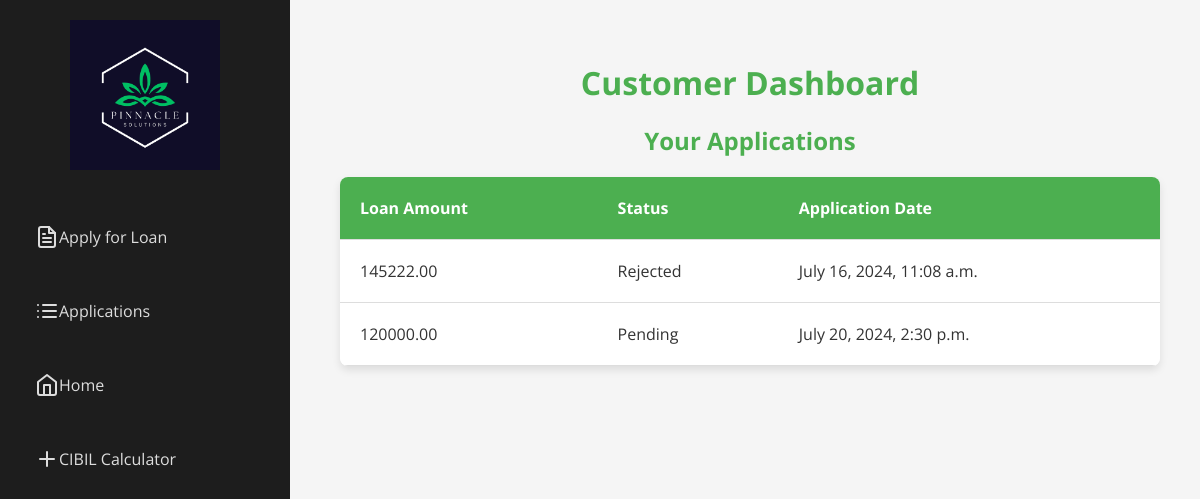
The page /accounts/register/customer_dashboard/ (signed in) on the database its author committed.
### loans/models.py (models this page shows, shortened)
class Application(models.Model):
    STATUS_CHOICES = [
        ('P', 'Pending'),
        ('A', 'Approved'),
        ('R', 'Rejected'),
    ]
    user = models.ForeignKey(User, on_delete=models.CASCADE)
    name = models.CharField(max_length=100)
    contact_no = models.CharField(max_length=15)
    city = models.CharField(max_length=100)
    country = models.CharField(max_length=100,default='India')  # Added field for country
    no_of_dependents = models.IntegerField()
    education = models.IntegerField(choices=[(0, '0'), (1, '1')],default=1)
    employment_status = models.IntegerField(default=1)
    income_annum = models.DecimalField(max_digits=12, decimal_places=2 , default=0)
    loan_amount = models.DecimalField(max_digits=10, decimal_places=2)
    loan_term = models.IntegerField(help_text="Loan term in years")
    cibil_score = models.IntegerField()
    residential_assets_value = models.DecimalField(max_digits=12, decimal_places=2, default=0)
    commercial_assets_value = models.DecimalField(max_digits=12, decimal_places=2, default=0)
    luxury_assets_value = models.DecimalField(max_digits=12, decimal_places=2, default=0)
    bank_asset_value = models.DecimalField(max_digits=12, decimal_places=2, default=0)
    status = models.CharField(max_length=1, choices=STATUS_CHOICES, default='P')
    application_date = models.DateTimeField(auto_now_add=True)
    passport_photo = models.ImageField(upload_to='passport_photos/', null=True, blank=True)
    ml_prediction = models.CharField(max_length=50, blank=True, null=True)

### loans/views.py (the view)
# urls.py: path('customer_dashboard/', views.customer_dashboard, name='customer_dashboard'),
@login_required
def customer_dashboard(request):
    applications = Application.objects.filter(user=request.user)
    return render(request, 'loans/customer_dashboard.html', {'applications': applications})

### loans/templates/loans/customer_dashboard.html (shortened to what this page needs)
<!DOCTYPE html>
<html lang="en">
  <head>
    <link
      rel="stylesheet"
      href="https://cdnjs.cloudflare.com/ajax/libs/feather-icons/4.28.0/feather.min.css"
    />
    {% load static %}
<body>
    <div class="sidebar">
        <div class="sidebar__logo">
            <img src="{% static 'images/Pinnacle.png' %}" alt="Logo" style="width: 150px;">
        </div>
        <ul class="sidebar__menu">
            <li class="sidebar__item">
                <a href="{% url 'apply_loan' %}" class="sidebar__link"><i data-feather="file-text"></i> Apply for Loan</a>
            </li>
            <li class="sidebar__item">
                <a href="{% url 'customer_dashboard' %}" class="sidebar__link"><i data-feather="list"></i> Applications</a>
            </li>
            <li class="sidebar__item">
                <a href="{% url 'logout' %}" class="sidebar__link"><i data-feather="home"></i>   Home  </a>
            </li>
            <li class="sidebar__item">
                <a href="{% url 'cibil_calculator' %}" class="sidebar__link"> <i data-feather="plus"></i>  CIBIL Calculator  </a>
            </li>
        </ul>
    </div>
    <div class="main-content">
        <h1>Customer Dashboard</h1>
        <h2>Your Applications</h2>
        <div class="table-container">
            <table>
                <thead>
                    <tr>
                        <th>Loan Amount</th>
                        <th>Status</th>
                        <th>Application Date</th>
                    </tr>
                </thead>
                <tbody>
                    {% for application in applications %}
                    <tr>
                        <td>{{ application.loan_amount }}</td>
                        <td>{{ application.get_status_display }}</td>
                        <td>{{ application.application_date }}</td>
                    </tr>
                    {% endfor %}
                </tbody>
            </table>
        </div>
    </div>
</body>
</html>

### loans/templates/loans/customer_dashboard.html (style rules this page uses)
:root { --primary-color: #4CAF50; --background-color: #f5f5f5; --text-color: #333; --sidebar-bg: #1d1d1d; --card-bg: #ffffff; }
body { font-family: 'Open Sans', sans-serif; margin: 0; background-color: var(--background-color); color: var(--text-color); display: flex; }
.sidebar { width: 250px; height: 100vh; background-color: var(--sidebar-bg); padding: 20px; position: fixed; top: 0; left: 0; }
.sidebar__logo { margin-bottom: 40px; display: flex; align-items: center; justify-content: center; }
.sidebar__menu { list-style-type: none; padding: 0; }
.sidebar__item { margin-bottom: 20px; }
.sidebar__link { text-decoration: none; color: #ddd; display: flex; align-items: center; padding: 15px; border-radius: 8px; transition: background-color 0.3s; }
.main-content { margin-left: 300px; padding: 40px; width: calc(100% - 250px); }
h1, h2 { text-align: center; color: var(--primary-color); margin-bottom: 20px; }
.table-container { overflow-x: auto; box-shadow: 0 4px 8px rgba(0, 0, 0, 0.1); border-radius: 8px; background-color: var(--card-bg); }
table { width: 100%; border-collapse: collapse; background-color: var(--card-bg); }
th, td { padding: 20px; text-align: left; border-bottom: 1px solid #ddd; }
th { background-color: var(--primary-color); color: #fff; }

### rows shown on the page
Application: loan_amount "145222.00", status "Rejected", application_date "July 16, 2024, 11:08 a.m."
Application: loan_amount "120000.00", status "Pending", application_date "July 20, 2024, 2:30 p.m."
